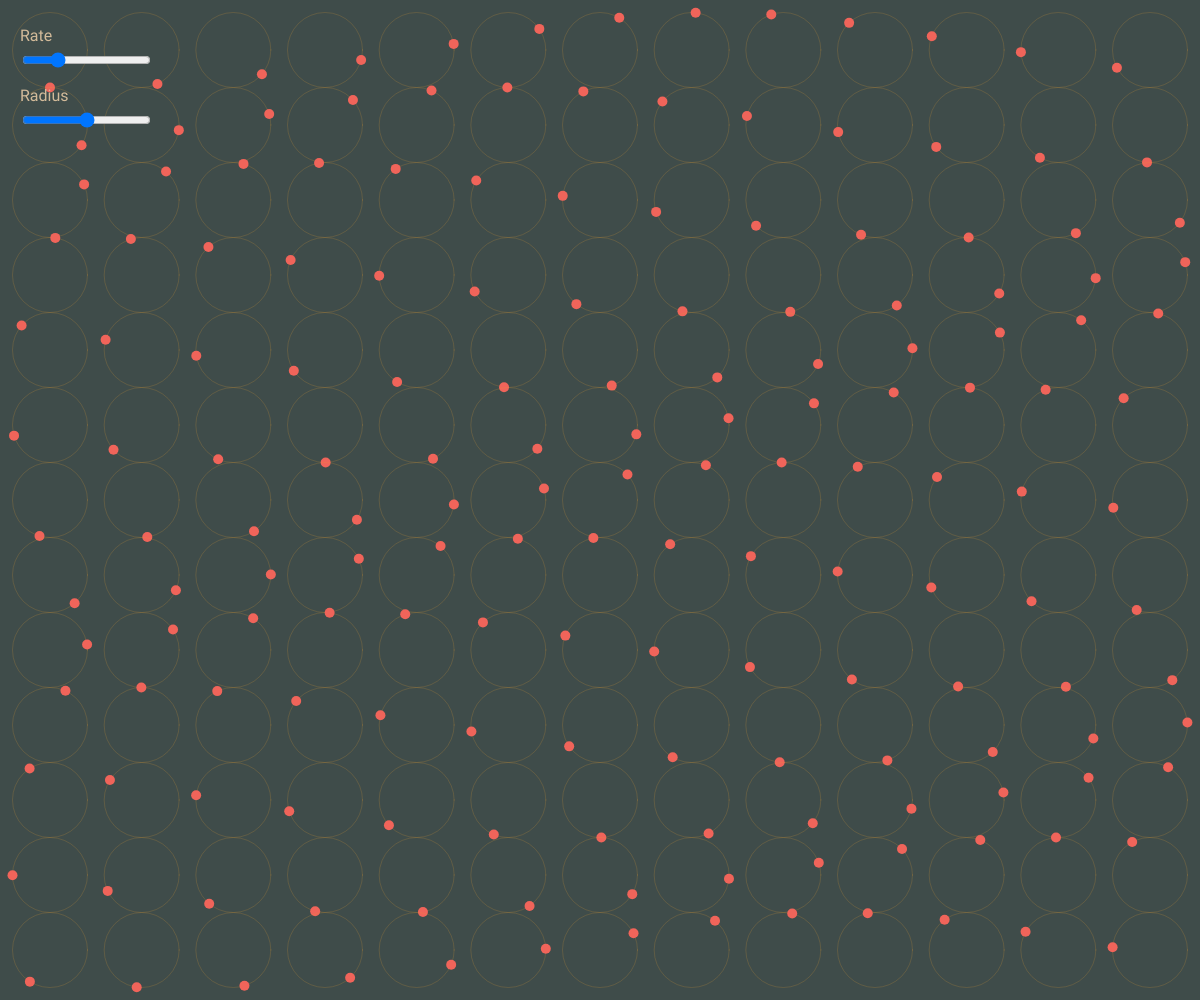
Frame 1 (no input)
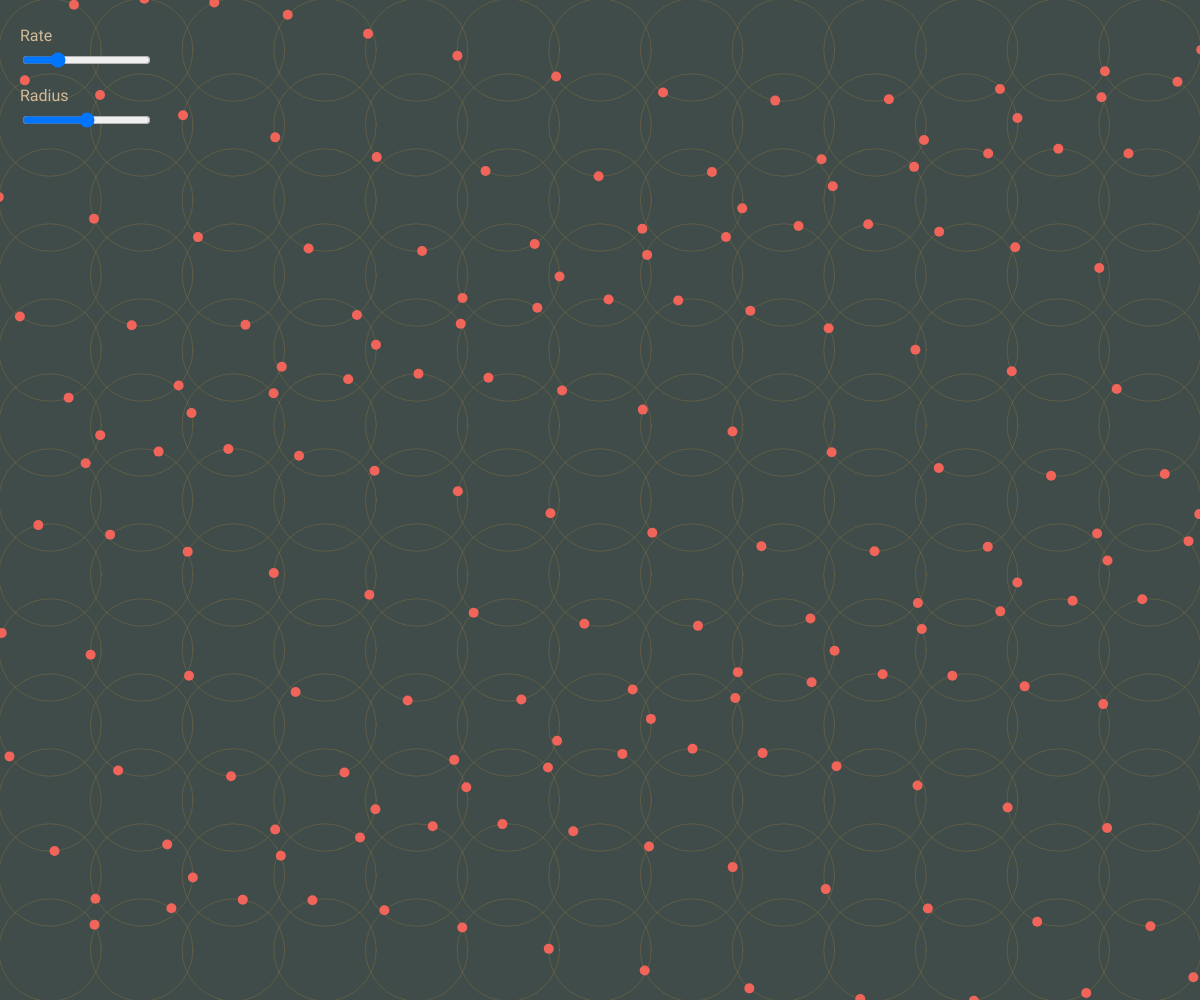
Frame 60 (no input)
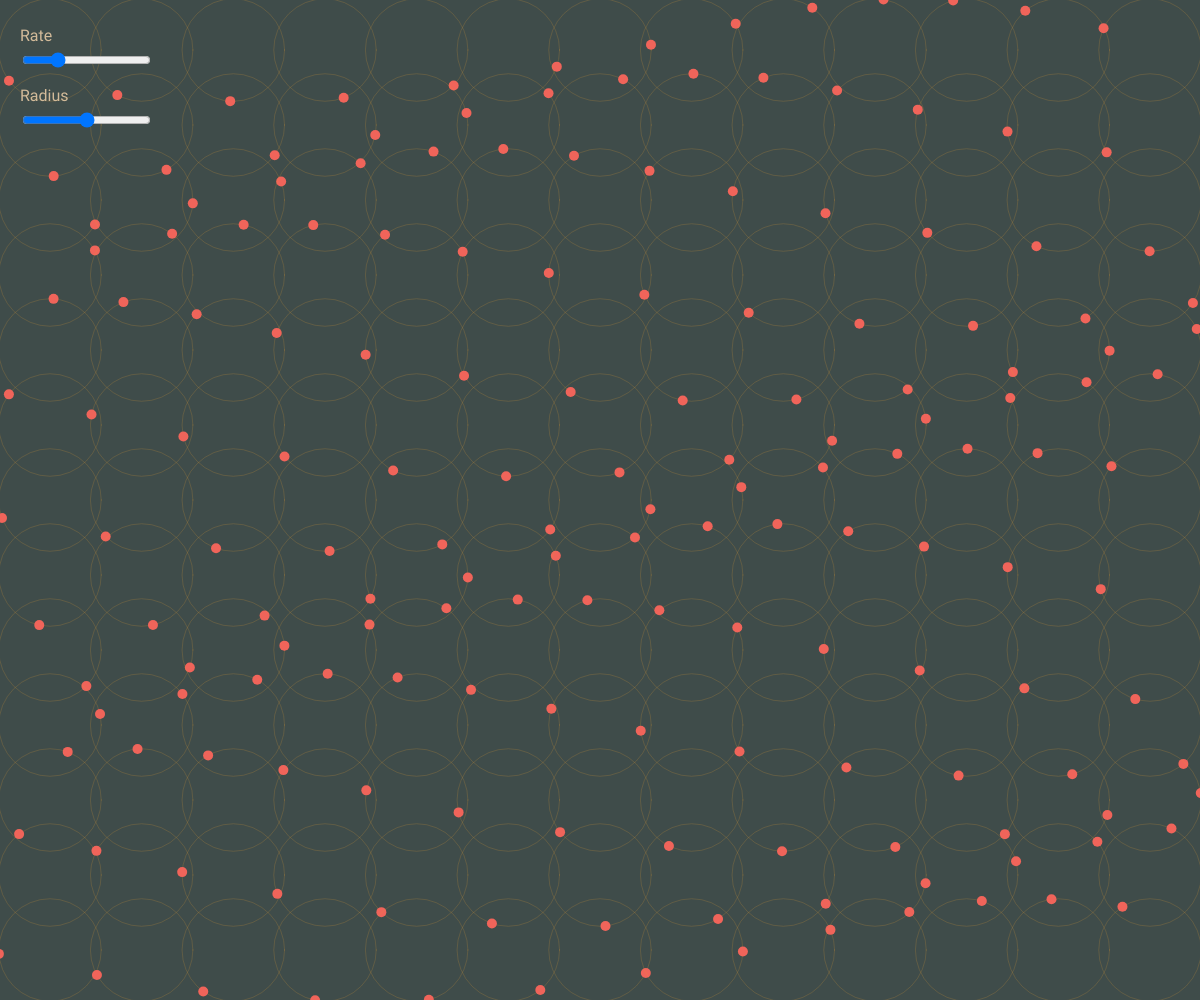
Frame 120 (the mouse pressed at the canvas centre since frame 60)

The p5.js sketch that drew these frames (run headless with seeded random() and noise() and a simulated clock; from frame 60 on, the mouse is pressed at the canvas centre):

// p5.js sketch
// ── sketch.js
myWidth = window.innerWidth;
myHeight = window.innerHeight;
bArray = []
colNum = 12;
rowNum = 12;
padding = 100;

for (i = 0; i <= colNum; i++){	
	xPos = ( ( ( (myWidth - padding) / colNum * i)  ) + ( padding / 2) );
	for(j = 0; j <= rowNum; j++){
		yPos = ( ( ( (myHeight - padding) / rowNum * j)  ) + ( padding / 2) );	
		bArray.push(new Orbit(xPos,yPos,75))
	}
}

function setup(){
	myCanvas = createCanvas(windowWidth,windowHeight);
	rate = createSlider("temp");
	radius = createSlider("radius");
	myCanvas.position(0,0);
	label1 = createP("Rate");
	label2 = createP("Radius");

	rate.position(20,50);
	radius.position(20,110);
	label1.position(20,10);
	label2.position(20,70);

	radius.value(50);
	rate.value(25);
	label1.style("color","#D3BB9A");
	label1.style("font-family","Roboto");
	label2.style("font-family","Roboto");
	label2.style("color","#D3BB9A");


};

xoff = 0.0;
counter = 0;

function draw(){
	background(63,76,74);
	for (i=0;i<bArray.length;i++){
		r = map(i,0,bArray.length,0,2);
		c = map(i,0,bArray.length,2,0);
		bArray[i].updateAngle(counter + i);
		bArray[i].display(r,c);
		bArray[i].scale(map(radius.value(),0,100,5,200));
	}
	
	rateVal = rate.value();
	counter += map(rateVal, 0, 100, .01, .15);

};

function Orbit(x,y,radius,rate){
	this.x = x;
	this.y = y;
	this.radius = radius;
	this.rate = rate;
	this.orbitx = 0;
	this.orbity = 0;
}

Orbit.prototype.display = function(row,col){
	noFill();
	stroke
	stroke(230,157,54,50);
	ellipse(this.x,this.y,this.radius,this.radius);
	noStroke();

	fill(240,100,90);
	ellipse(this.x+this.orbitx,this.y+this.orbity,10,10);
};

Orbit.prototype.updateAngle = function(angle){
	this.orbitx = Math.sin(angle)*this.radius/2;
	this.orbity = Math.cos(angle)*this.radius/2;

}

Orbit.prototype.scale = function(r){
	this.radius = r
}


window.onresize = function(){
	myCanvas.size(windowWidth, windowHeight);
}
